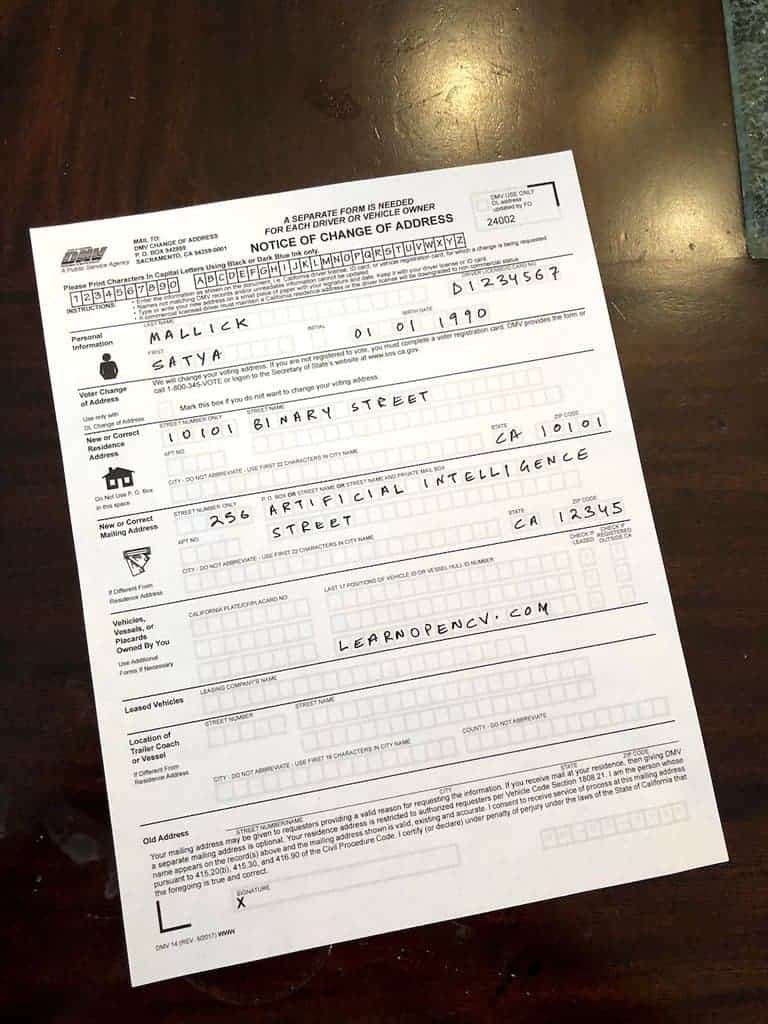
#> input picture Original-Form-2.jpg, 768 x 1024 px
$ python -i main.py   (imports and definitions only)
#> lines starting #> are read from the running program, lines starting #| are printed output that depends on the picture; after the words box and inside, x2 and y2 are one past the last pixel; in counts of white or black regions, pixels touching at a corner belong together
#> further down, picture is the input picture: shape (1024, 768, 3); mean B, G, R 136, 144.3, 154.9
# main.py
from fastapi import FastAPI, File, UploadFile
from fastapi.responses import StreamingResponse, JSONResponse
import cv2
import numpy as np
from PIL import Image
import io

# Function to resize image
# [26 lines left out: functions resize_image, remove_text, remove_background, not called in this run]

def detect_edges(image, low_threshold=50, high_threshold=150, aperture_size=3):
#> called with low_threshold = 50, high_threshold = 150, aperture_size = 3
    gray = cv2.cvtColor(image, cv2.COLOR_BGR2GRAY)
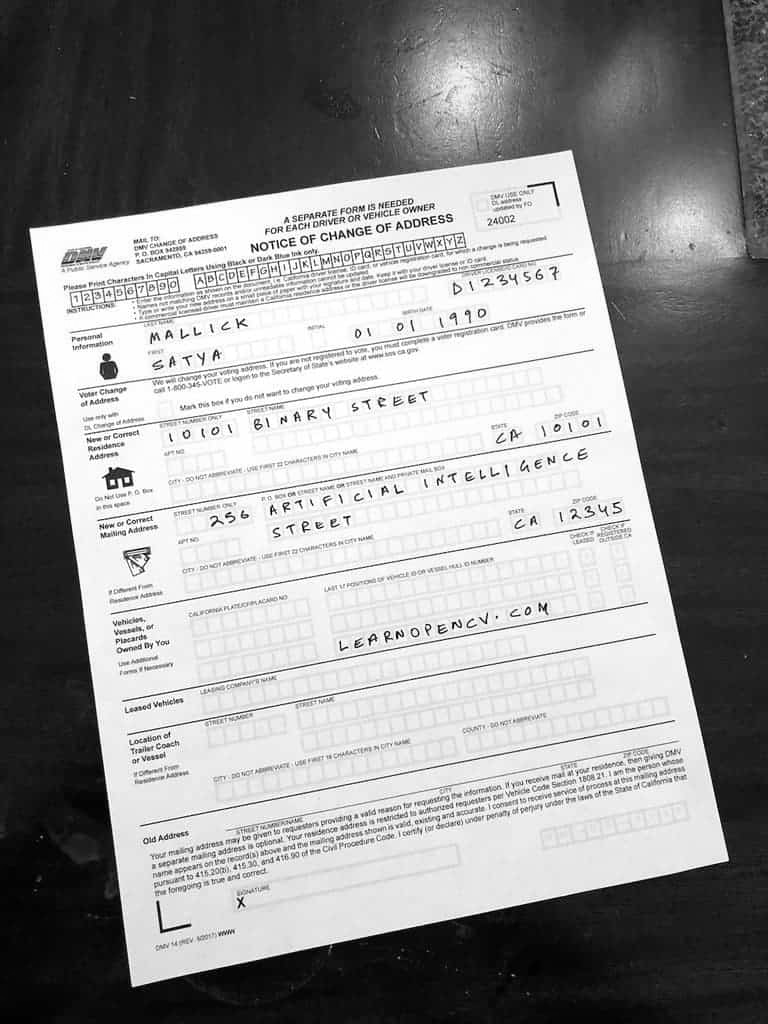
#> gray: shape (1024, 768); min 0, max 255, mean 146.5
    blurred = cv2.GaussianBlur(gray, (5, 5), 0)
    edges = cv2.Canny(blurred, low_threshold, high_threshold, apertureSize=aperture_size)
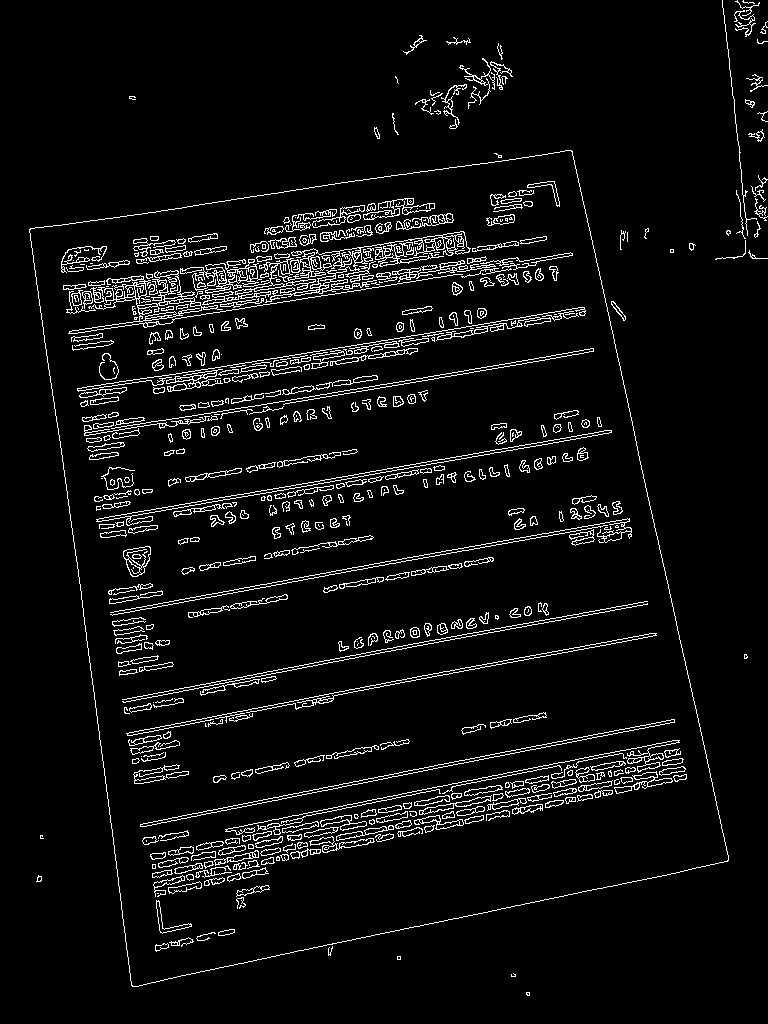
#> edges: shape (1024, 768); 5.5% white in thin lines or dots
    kernel = np.ones((3, 3), np.uint8)
    edges = cv2.dilate(edges, kernel, iterations=1)
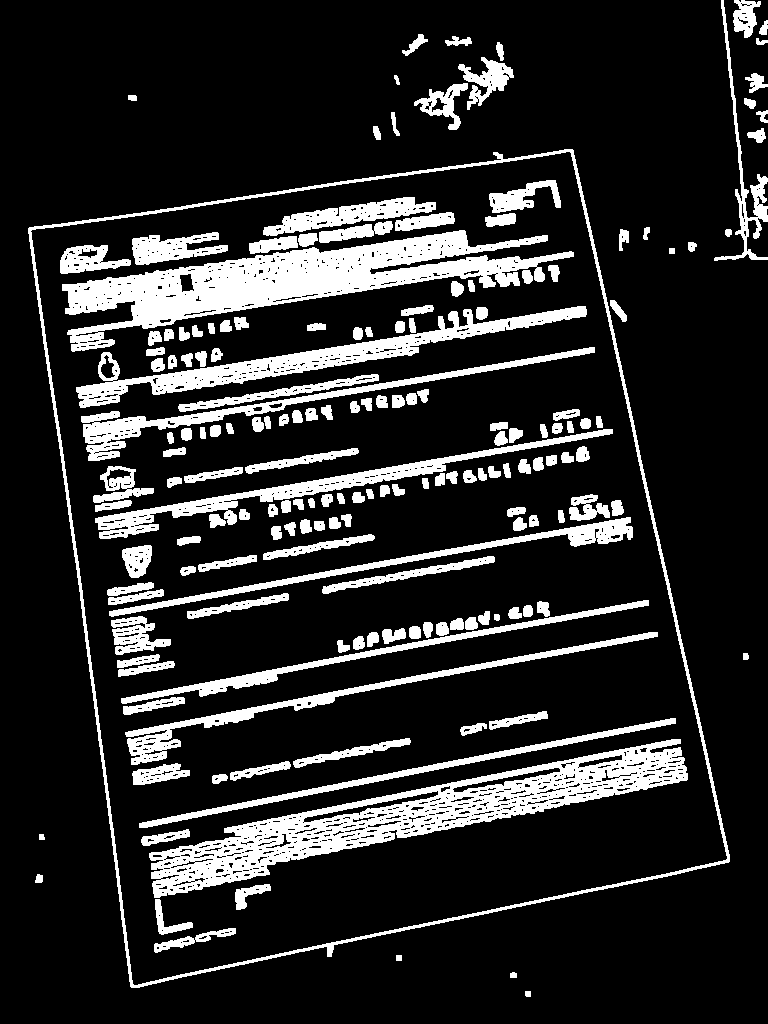
#> edges: shape (1024, 768); 16.4% white; 178 white regions, largest, box (x1, y1, x2, y2) and area: (62, 230, 574, 352) 20536, (149, 739, 688, 898) 20352, (28, 149, 730, 988) 8862
    return edges

# [39 lines left out: functions find_document_contour, get_ordered_corners, get_transformation_matrix, not called in this run]

def apply_perspective_transform(orig_image, M, maxWidth, maxHeight):
    warped = cv2.warpPerspective(orig_image, M, (maxWidth, maxHeight))
    return warped

# Initialize the FastAPI app
# [65 lines not run here, left out]

>>> import cv2
>>> picture = cv2.imread('Original-Form-2.jpg')
>>> result = detect_edges(picture)

$ run again, on 7592c29bc31bedcdb9f0bb4bc019f667b29d4ba0331a82b5c4972624.jpg
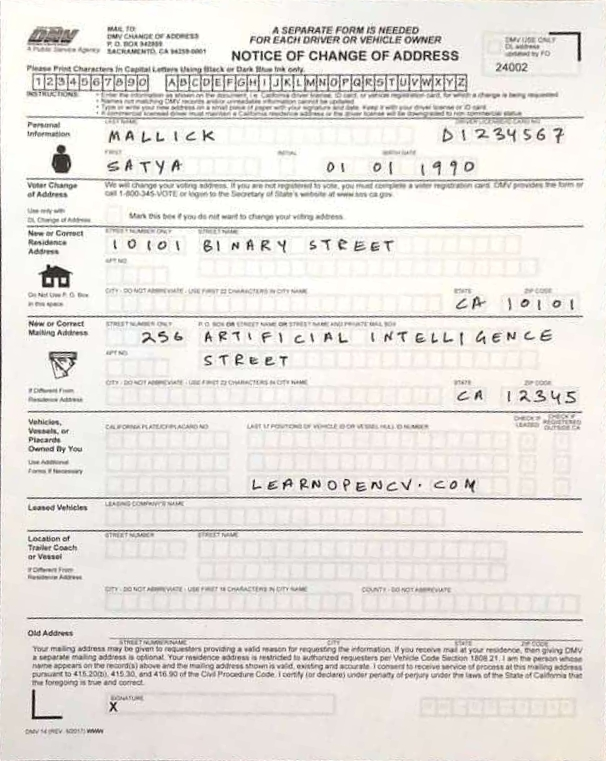
#> input picture 7592c29bc31bedcdb9f0bb4bc019f667b29d4ba0331a82b5c4972624.jpg, 606 x 761 px
#> picture is the input picture: shape (761, 606, 3); mean B, G, R 223, 227.3, 231.5
#> in detect_edges, `edges = cv2.Canny(blurred, low_threshold, high_threshold, apertureSize..`:
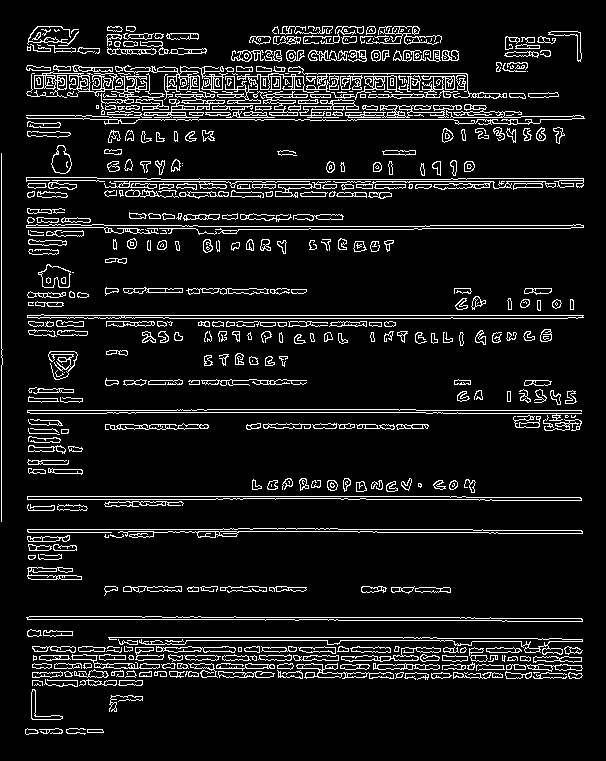
#> edges: shape (761, 606); 9% white in thin lines or dots, all inside (x1, y1, x2, y2) = (1, 26, 585, 735)
#> in detect_edges, `edges = cv2.dilate(edges, kernel, iterations=1)`:
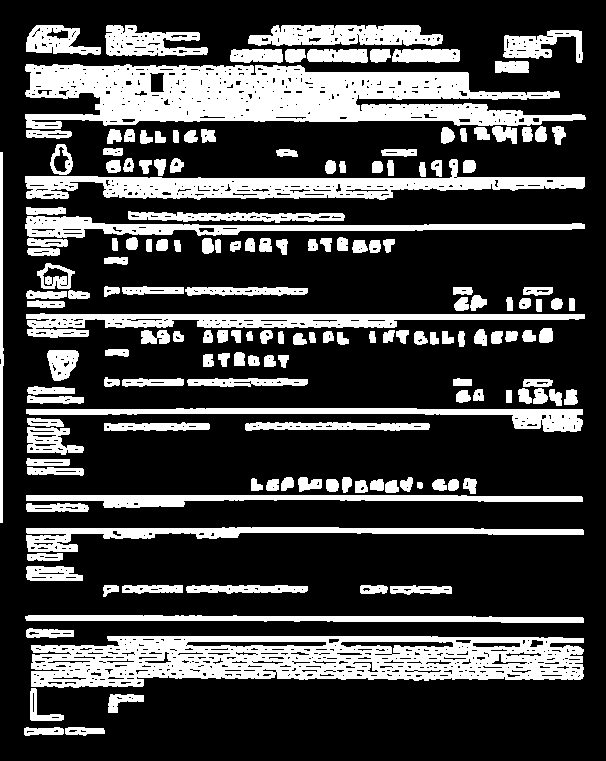
#> edges: shape (761, 606); 26.3% white; 168 white regions, largest, box (x1, y1, x2, y2) and area: (25, 64, 586, 129) 22803, (31, 636, 584, 688) 19593, (25, 159, 585, 200) 8904

$ run again, on test.jpg
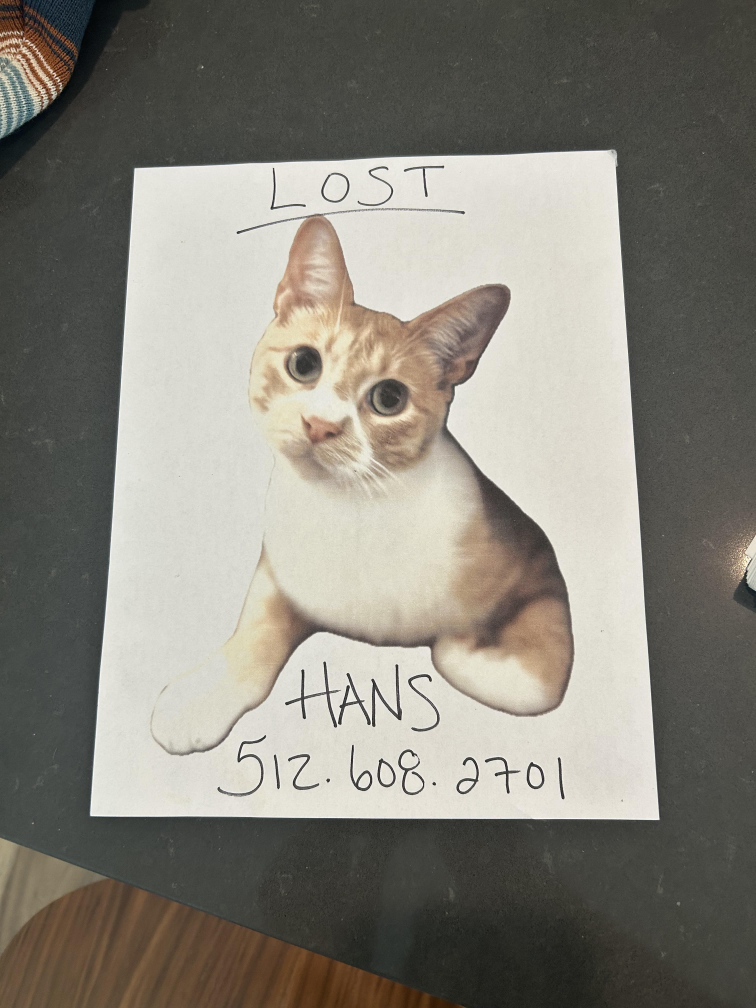
#> input picture test.jpg, 3024 x 4032 px (shown at 1/4 size)
#> picture is the input picture: shape (4032, 3024, 3); mean B, G, R 121.9, 131, 134.3
#> in detect_edges, `edges = cv2.Canny(blurred, low_threshold, high_threshold, apertureSize..`:
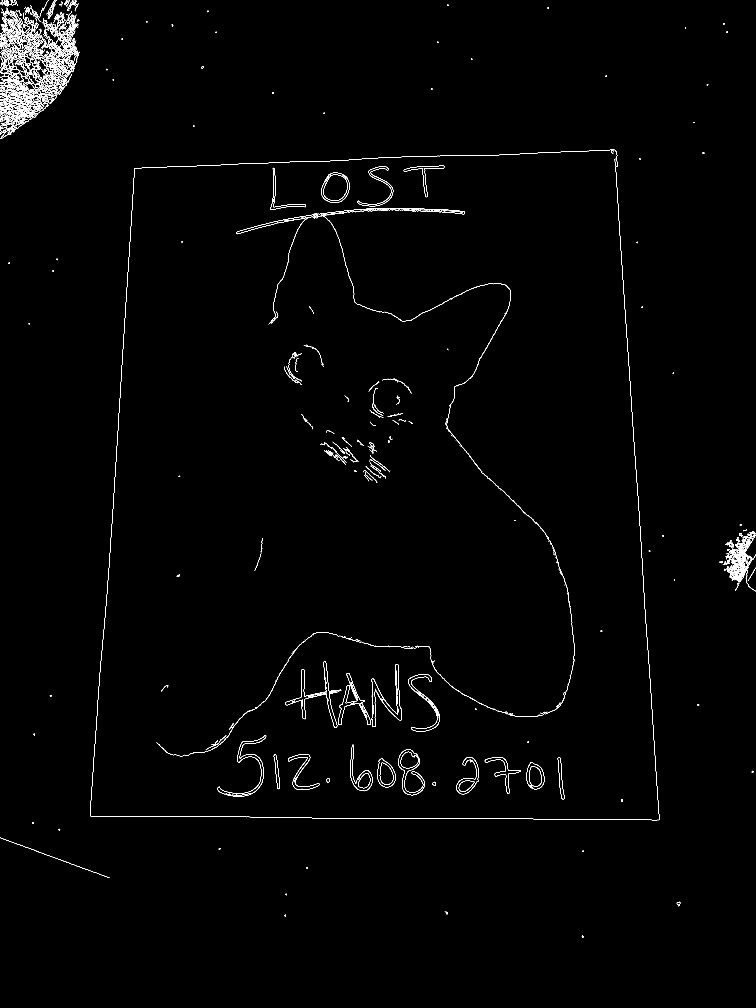
#> edges: shape (4032, 3024) (shown at 1/4 size); 0.6% white in thin lines or dots
#> in detect_edges, `edges = cv2.dilate(edges, kernel, iterations=1)`:
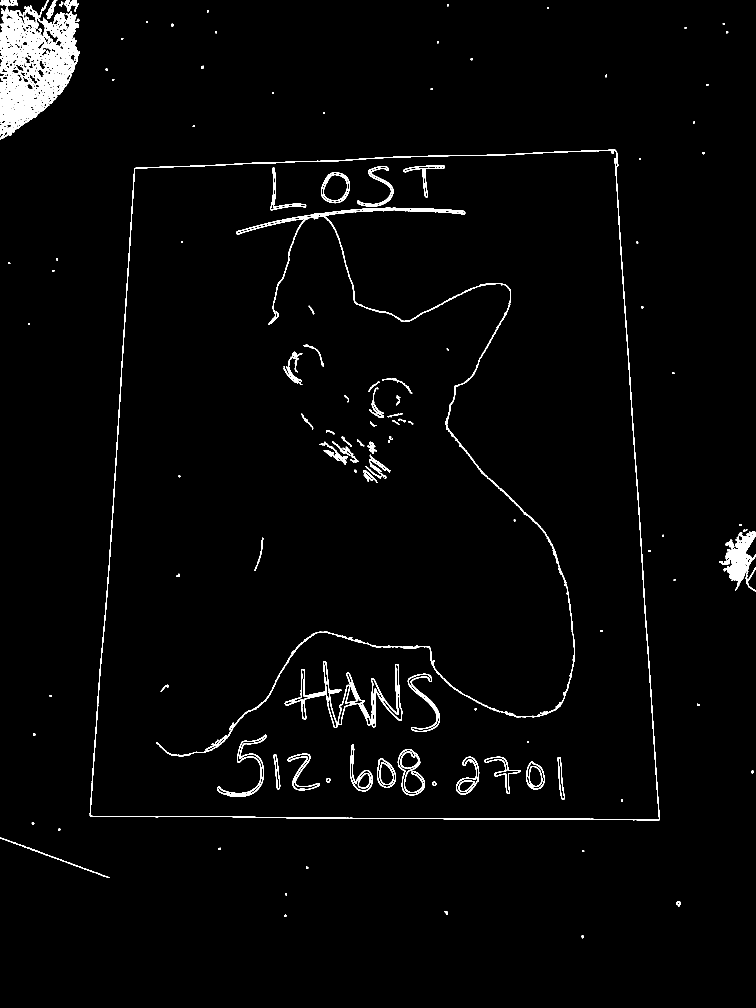
#> edges: shape (4032, 3024) (shown at 1/4 size); 1.9% white; 142 white regions, largest, box (x1, y1, x2, y2) and area: (0, 30, 320, 557) 77447, (624, 831, 2300, 3026) 31619, (359, 596, 2640, 3282) 29721
